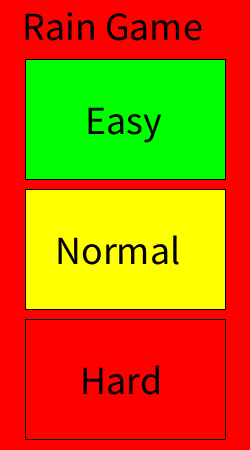
Frame 1 (no input)
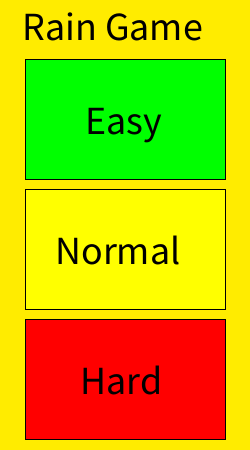
Frame 60 (the mouse pressed at the canvas centre just before this capture)
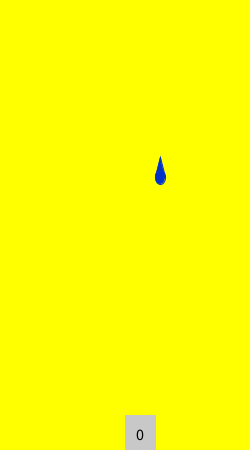
Frame 120 (the mouse held since frame 60 and released just before this capture)

The Processing sketch that drew these frames (run headless with seeded random() and noise(); from frame 60 on, the mouse is pressed at the canvas centre):

// Processing sketch: Rain_Game
// ── Rain_Game.pde
//All Int Variables

int colorState = 0;
int red = 255;
int blue = 0;
int green = 0;
int difficulty = 0;
int menuBackgroundX = 250;
int menuBackgroundY = 450;
int dropYSpeed = 0;
int dropYSpeedDecrease = 1;
int alreadyHitBottom = 0;
int bucketX = 0;
int bucketWidth = 0;
int score = 0;
int scoreOffset = 1;
int scoreOffsetIncreased = 0;
int dropX = 0;
int dropY = 450;

//All Boolean Variables

boolean hasSelectedDifficulty = false;
boolean lost = false;

//All String Variables

String title = "Rain Game";
String easyButtonText = "Easy";
String normalButtonText = "Normal";
String hardButtonText = "Hard";
String loseScreenText = "You Lose!";
String loseScreenScoreText = "Your Score Was" + score +".";
//Background Color Switching

void backgroundColor() {
  if (colorState == 0) {
    green += 4;
    if (green >= 255) {
      colorState ++;
    }
  }
  if (colorState == 1) {
    red -= 4;
    if (red <= 0) {
      colorState ++;
    }
  }
  if (colorState == 2) {
    blue += 4;
    green -= 4;
    if (blue >= 255 && green <= 0) {
      colorState ++;
    }
  }
  if (colorState == 3) {
    blue -= 4;
    if (red < 75) {
      red += 4;
    }
    if (blue <= 130 && red >= 75) {
      colorState ++;
    }
  }
  if (colorState == 4) {
    if (blue < 211) {
      blue += 4;
    }
    if (red < 148) {
      red += 4;
    }
    if (blue >= 211 && red >= 148) {
      colorState ++;
    }
  }
  if (colorState == 5) {
    if (blue > 0) {
      blue -= 4;
    }
    if (red < 255) {
      red += 4;
    }
    if (red >= 255 && blue <= 0) {
      colorState = 0;
    }
  }
  if (colorState == 6) {
    if (blue > 0) {
      blue --;
    }
    if (red > 0) {
      red --;
    }
    if (green < 255) {
      green ++;
    }
  }
  if (colorState == 7) {
    if (blue > 0) {
      blue --;
    }
    if (red < 255) {
      red ++;
    }
    if (green < 255) {
      green ++;
    }
  }
  if (colorState == 8) {
    if (blue > 0) {
      blue --;
    }
    if (red < 255) {
      red ++;
    }
    if (green > 0) {
      green --;
    }
  }
  if (colorState == 9) {
    if (blue > 0) {
      blue --;
    }
    if (red > 0) {
      red--;
    }
    if (green > 0) {
      green --;
    }
  }
}

//All The Main Menu Stuff

void mousePressed() {
  if(hasSelectedDifficulty == false){
  if (mouseX > 25 && mouseY > 59 && mouseX < 225 && mouseY < 179) {
    println("Easy Mode Selected");
    difficulty = 1;
    colorState = 6;
    dropYSpeed = 2;
    dropYSpeedDecrease = 1;
    hasSelectedDifficulty = true;
  } else if (mouseX > 25 && mouseY > 189 && mouseX < 225 && mouseY < 309) {
    println("Normal Mode Selected");
    difficulty = 2;
    colorState = 7;
    dropYSpeed = 3;
    dropYSpeedDecrease = 1;
        hasSelectedDifficulty = true;
  } else if (mouseX > 25 && mouseY > 319 && mouseX < 225 && mouseY < 440) {
    println("Hard Mode Selected");
    difficulty = 3;
    colorState = 8;
    dropYSpeed = 4;
    dropYSpeedDecrease = 2;
        hasSelectedDifficulty = true;
  } else if (mouseX > 0 && mouseY > 0 && mouseX < 250 && mouseY < 450) {
    println("Insane Mode Selected");
    difficulty = 4;
    colorState = 9;
    dropYSpeed = 5;
    dropYSpeedDecrease = 1000000;
        hasSelectedDifficulty = true;
  }
  }
  
//Show Coordinates When Clicked
  
  println(mouseX);
  println(mouseY);
}

//Draw Methood

void draw() {
  
if(lost == true && score < 10){
  stroke(red,green,blue);
  fill(red,green,blue);
  rect(0,0,250,450);
  stroke(-red,-green,-blue);
  fill(-red,-green,-blue);
  textSize(48);
  text(loseScreenText,17,187);
  textSize(16);
  text(loseScreenScoreText,17,187);
  
}
  
//Background Color
  
    background(red, green, blue);
  backgroundColor();
  
//Nothing Happens If Difficulty Is 0
  
  if (difficulty == 0){
  }
  
//Easy Specific Scripts
  
  else if (difficulty == 1) {
    if (dropYSpeed > 5) {
      dropYSpeed = 5;
    }
    bucketWidth = 60;
    fill(0, 50, 200);
  stroke(0, 50, 200);
  ellipse(dropX+5, dropY+20, 10, 14);
  fill(0, 50, 200);
  stroke(0, 50, 200);
  triangle(dropX, dropY+20, dropX+10, dropY+20, dropX+5, dropY);
  fill(200, 200, 200);
  stroke(200, 200, 200);
  rect(bucketX, 415, bucketWidth, 35);
  }
  
//Medium Specific Scripts
  
  else if (difficulty == 2) {
    if (dropYSpeed > 10) {
      dropYSpeed = 10;
    }
    bucketWidth = 30;
    fill(0, 50, 200);
  stroke(0, 50, 200);
  ellipse(dropX+5, dropY+20, 10, 14);
  fill(0, 50, 200);
  stroke(0, 50, 200);
  triangle(dropX, dropY+20, dropX+10, dropY+20, dropX+5, dropY);
  fill(200, 200, 200);
  stroke(200, 200, 200);
  rect(bucketX, 415, bucketWidth, 35);
  }
  
//Hard Specific Scripts
  
  else if (difficulty == 3) {
    if (dropYSpeed > 15) {
      dropYSpeed = 15;
    }
    bucketWidth = 25;
    fill(0, 50, 200);
  stroke(0, 50, 200);
  ellipse(dropX+5, dropY+20, 10, 14);
  fill(0, 50, 200);
  stroke(0, 50, 200);
  triangle(dropX, dropY+20, dropX+10, dropY+20, dropX+5, dropY);
  fill(200, 200, 200);
  stroke(200, 200, 200);
  rect(bucketX, 415, bucketWidth, 35);
  }
  
//Insane Specific Scripts
  
  else if (difficulty == 4) {
    if (dropYSpeed > 25) {
      dropYSpeed = 25;
    }
    bucketWidth = 15;
    fill(25, 25, 25);
  stroke(25, 25, 25);
  ellipse(dropX+5, dropY+20, 10, 14);
  fill(25, 25, 25);
  stroke(25, 25, 25);
  triangle(dropX, dropY+20, dropX+10, dropY+20, dropX+5, dropY);
  fill(200, 200, 200);
  stroke(200, 200, 200);
  rect(bucketX, 415, bucketWidth, 35);
  }
  
//Bucket Stuff
  
  if (mouseX < 220) {
    bucketX = mouseX;
  } else if (mouseX >= 220) {
    bucketX = 220;
  }
  
//Preventon Of Reversed Rain

if(dropYSpeed < 0){
  dropYSpeed = 0;
}

//Drop Being Caught Or Not And Teleportation
  
  dropY +=dropYSpeed;
  if ((dropY < 430)&&(dropY+dropYSpeed>= 430)) {
    checkCatch(dropX);
  }
  if (dropY >= 450) {
    int randomNumber = (int) random(width-10);
    dropY = -20;
    dropX = randomNumber;
    alreadyHitBottom = 0;
  }
  
//Score Scripts
  
  if(hasSelectedDifficulty == true){
  fill(0, 0, 0);
  textSize(16);
  text(score, bucketX+bucketWidth / 2 - scoreOffset * 4, 440);
  if (score >= 10 && scoreOffsetIncreased == 0){
   scoreOffset ++;
   scoreOffsetIncreased ++;
  }
  else if (score < 10 && scoreOffsetIncreased == 1){
   scoreOffset --;
   scoreOffsetIncreased --;
  }
  if(dropYSpeed == 0){
   lost = true; 
  }
  }
  
//Main Menu Boxes
  
    if(hasSelectedDifficulty == false){
  fill(0, 255, 0);
  rect(25, 59, 200, 120);
  fill(0, 0, 0);
  textSize(40);
  text(easyButtonText, 85, 134);
  fill(255, 255, 0);
  rect(25, 189, 200, 120);
  fill(0, 0, 0);
  textSize(40);
  text(normalButtonText, 55, 264);
  fill(255, 0, 0);
  rect(25, 319, 200, 120);
  fill(0, 0, 0);
  textSize(40);
  text(hardButtonText, 80, 394);
  textSize(40);
  text(title, 22, 40);
    }
}

//Checking To See If Drop Has Been Caught Or Not

void checkCatch(int x) {
  if ((x >= mouseX && x < mouseX+bucketWidth)) {
    score++;
    dropYSpeed ++;
  } else if (score > 0 && alreadyHitBottom == 0) {
    score--;
    dropYSpeed -= dropYSpeedDecrease;
    alreadyHitBottom = 1;
  }
  else if (score == 0 && alreadyHitBottom == 0) {
    dropYSpeed -= dropYSpeedDecrease;
    alreadyHitBottom = 1;
  }
}

//Setup Methood

void setup() {
  
//Setting Size Of Screen

  size(250, 450);
}
